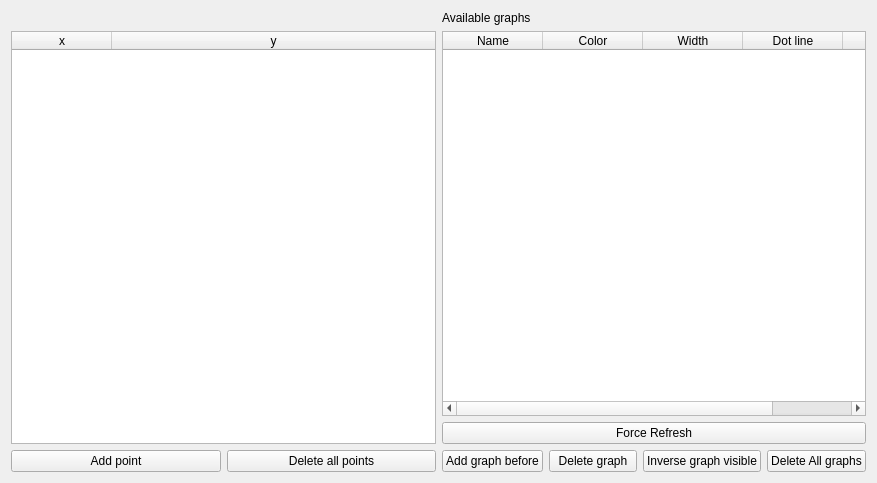
<?xml version="1.0" encoding="UTF-8"?>
<ui version="4.0">
 <class>plotter_values</class>
 <widget class="QWidget" name="plotter_values">
  <property name="geometry">
   <rect>
    <x>0</x>
    <y>0</y>
    <width>877</width>
    <height>483</height>
   </rect>
  </property>
  <property name="windowTitle">
   <string>Form</string>
  </property>
  <layout class="QHBoxLayout" name="horizontalLayout_3">
   <item>
    <layout class="QVBoxLayout" name="verticalLayout_3">
     <item>
      <layout class="QVBoxLayout" name="verticalLayout">
       <item>
        <widget class="QLabel" name="lblPerGraph">
         <property name="text">
          <string/>
         </property>
        </widget>
       </item>
       <item>
        <widget class="QTableWidget" name="tblPoints">
         <property name="selectionMode">
          <enum>QAbstractItemView::ExtendedSelection</enum>
         </property>
         <property name="selectionBehavior">
          <enum>QAbstractItemView::SelectRows</enum>
         </property>
         <attribute name="horizontalHeaderStretchLastSection">
          <bool>true</bool>
         </attribute>
         <column>
          <property name="text">
           <string>x</string>
          </property>
         </column>
         <column>
          <property name="text">
           <string>y</string>
          </property>
         </column>
        </widget>
       </item>
      </layout>
     </item>
     <item>
      <layout class="QHBoxLayout" name="horizontalLayout_2">
       <item>
        <widget class="QPushButton" name="btnAppendPoint">
         <property name="text">
          <string>Add point</string>
         </property>
         <property name="icon">
          <iconset resource="plotter_resource.qrc">
           <normaloff>:/icons/resources/plus_blue.png</normaloff>:/icons/resources/plus_blue.png</iconset>
         </property>
        </widget>
       </item>
       <item>
        <widget class="QPushButton" name="btnDeleteAllPoints">
         <property name="text">
          <string>Delete all points</string>
         </property>
         <property name="icon">
          <iconset resource="plotter_resource.qrc">
           <normaloff>:/icons/resources/minus_blue.png</normaloff>:/icons/resources/minus_blue.png</iconset>
         </property>
        </widget>
       </item>
      </layout>
     </item>
    </layout>
   </item>
   <item>
    <layout class="QVBoxLayout" name="verticalLayout_2">
     <item>
      <widget class="QLabel" name="lblGraphs">
       <property name="text">
        <string>Available graphs</string>
       </property>
      </widget>
     </item>
     <item>
      <widget class="QTableWidget" name="tblGraphs">
       <property name="selectionMode">
        <enum>QAbstractItemView::ExtendedSelection</enum>
       </property>
       <property name="selectionBehavior">
        <enum>QAbstractItemView::SelectRows</enum>
       </property>
       <attribute name="horizontalHeaderStretchLastSection">
        <bool>true</bool>
       </attribute>
       <column>
        <property name="text">
         <string>Name</string>
        </property>
       </column>
       <column>
        <property name="text">
         <string>Color</string>
        </property>
       </column>
       <column>
        <property name="text">
         <string>Width</string>
        </property>
       </column>
       <column>
        <property name="text">
         <string>Dot line</string>
        </property>
       </column>
       <column>
        <property name="text">
         <string>Visible</string>
        </property>
       </column>
      </widget>
     </item>
     <item>
      <widget class="QPushButton" name="btnRefreshView">
       <property name="text">
        <string>Force Refresh</string>
       </property>
       <property name="icon">
        <iconset resource="plotter_resource.qrc">
         <normaloff>:/icons/resources/refresh.png</normaloff>:/icons/resources/refresh.png</iconset>
       </property>
      </widget>
     </item>
     <item>
      <layout class="QHBoxLayout" name="horizontalLayout">
       <item>
        <widget class="QPushButton" name="btnAppendGraph">
         <property name="text">
          <string>Add graph before</string>
         </property>
        </widget>
       </item>
       <item>
        <widget class="QPushButton" name="btnDeleteGraph">
         <property name="text">
          <string>Delete graph</string>
         </property>
        </widget>
       </item>
       <item>
        <widget class="QPushButton" name="btnIverseGraphVisible">
         <property name="text">
          <string>Inverse graph visible</string>
         </property>
        </widget>
       </item>
       <item>
        <widget class="QPushButton" name="btnDeleteAllGraphs">
         <property name="styleSheet">
          <string notr="true"/>
         </property>
         <property name="text">
          <string>Delete All graphs</string>
         </property>
         <property name="flat">
          <bool>false</bool>
         </property>
        </widget>
       </item>
      </layout>
     </item>
    </layout>
   </item>
  </layout>
 </widget>
 <resources>
  <include location="plotter_resource.qrc"/>
 </resources>
 <connections>
  <connection>
   <sender>btnAppendGraph</sender>
   <signal>clicked()</signal>
   <receiver>plotter_values</receiver>
   <slot>slotAppendNewGraph()</slot>
   <hints>
    <hint type="sourcelabel">
     <x>524</x>
     <y>463</y>
    </hint>
    <hint type="destinationlabel">
     <x>693</x>
     <y>409</y>
    </hint>
   </hints>
  </connection>
  <connection>
   <sender>btnDeleteGraph</sender>
   <signal>clicked()</signal>
   <receiver>plotter_values</receiver>
   <slot>slotRemoveCurrentGraph()</slot>
   <hints>
    <hint type="sourcelabel">
     <x>756</x>
     <y>460</y>
    </hint>
    <hint type="destinationlabel">
     <x>692</x>
     <y>389</y>
    </hint>
   </hints>
  </connection>
  <connection>
   <sender>btnAppendPoint</sender>
   <signal>clicked()</signal>
   <receiver>plotter_values</receiver>
   <slot>slotAppendPointForCurrentGraph()</slot>
   <hints>
    <hint type="sourcelabel">
     <x>130</x>
     <y>466</y>
    </hint>
    <hint type="destinationlabel">
     <x>11</x>
     <y>409</y>
    </hint>
   </hints>
  </connection>
  <connection>
   <sender>btnDeleteAllPoints</sender>
   <signal>clicked()</signal>
   <receiver>plotter_values</receiver>
   <slot>slotRemoveAllPointForCurrentGraph()</slot>
   <hints>
    <hint type="sourcelabel">
     <x>381</x>
     <y>470</y>
    </hint>
    <hint type="destinationlabel">
     <x>2</x>
     <y>361</y>
    </hint>
   </hints>
  </connection>
 </connections>
 <slots>
  <slot>slotAppendNewGraph()</slot>
  <slot>slotRemoveCurrentGraph()</slot>
  <slot>slotAppendPointForCurrentGraph()</slot>
  <slot>slotRemovePointForCurrentGraph()</slot>
  <slot>slotRemoveAllPointForCurrentGraph()</slot>
 </slots>
</ui>
